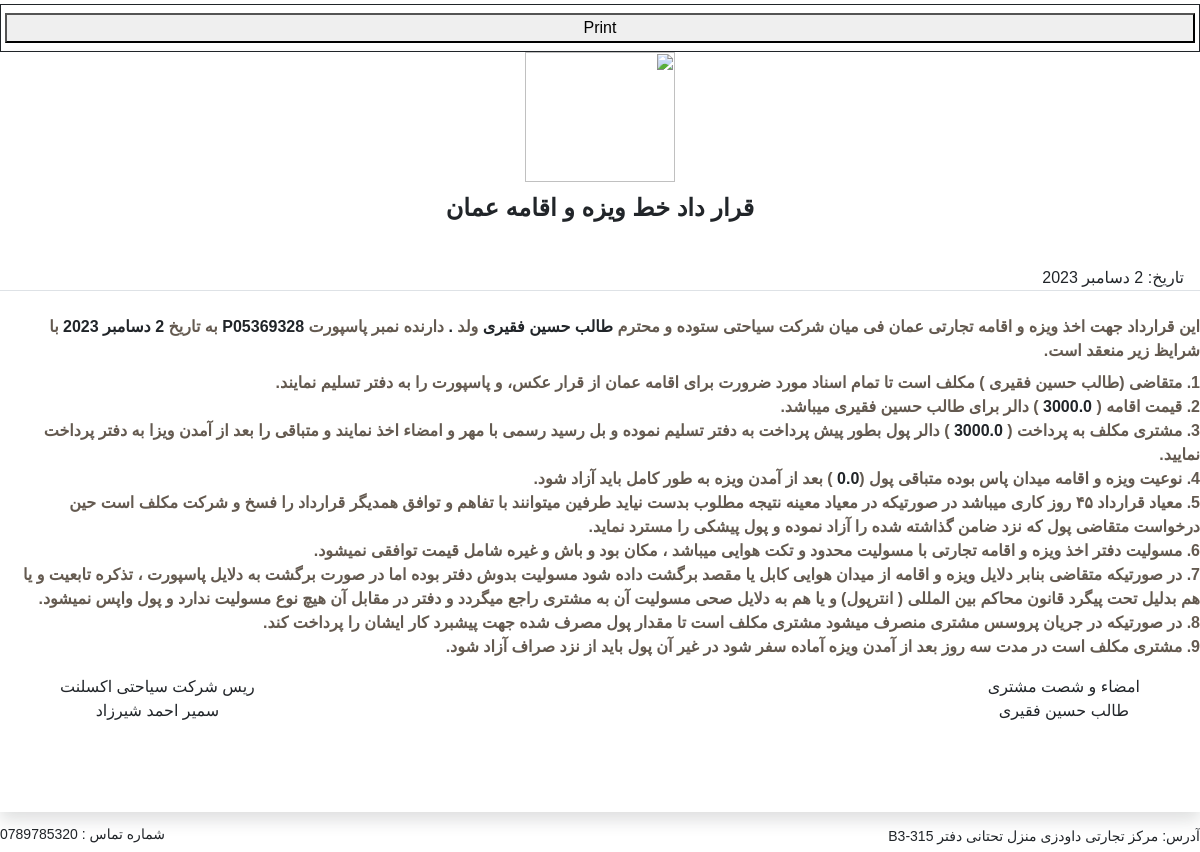
/printqararrdad/1/, run on the app's committed database.
### travel_tour/models.py (models this page shows, shortened)
class qararrdad(models.Model):
    name = models.CharField(max_length=50)
    fname = models.CharField(max_length=20)
    passport = models.CharField(max_length=20)
    price = models.FloatField(default='0')
    phone = models.CharField(max_length=12)
    date = models.DateField(auto_now_add=True)
    payed = models.FloatField(default=0)
    type = models.ForeignKey(qararrtype, on_delete=models.DO_NOTHING)
    active = models.BooleanField(default=True)
    done = models.BooleanField(default=False)

### travel_tour/views.py (the view)
# urls.py: path('printqararrdad/<int:qararr_id>/', printqararrdad, name='printqararrdad'),
def printqararrdad(request,qararr_id):
    qararr = mod.qararrdad.objects.get(id = qararr_id)
    baqi = qararr.price - qararr.payed
    return render(request, 'qararr/printqararrdad.html', {'qararr': qararr,'baqi':baqi})

### templates/qararr/printqararrdad.html (shortened to what this page needs)
{% load static %}
<!DOCTYPE html>
<html lang="en" dir="rtl">
<head class="no-print">
    {% include 'shared/_HeaderReferences.html' %}
</head>
<body>
{% block content %}
<div class="w-100 p-1 px-0">
   <div class="row m-0 py-2 px-1 border border-dark border-1 no-print" id="print-button">
        <button onclick="window.print()">Print</button>
   </div>
   <div class="row m-0 p-0 shadow print-content mb-1 pb-5" style="height: 95vh;">
    <div class="col-12 m-0  d-flex justify-content-center">
        <img src="/static/img/qararr.jpg" class="" style="width: 150px; height: 130px;"  alt="">
    </div>
    <p class="text-dark p-0  text-start fs-4 fw-bold text-center pb-4 p-2">قرار داد خط ویزه  و اقامه عمان</p>
    <p class="text-dark p-0  text-start fs-6 px-3 border-bottom ">تاریخ: {{qararr.date}}</p>
   <p class="m-0 p-0 mb-2 mt-2 fw-bold"style='color: rgb(100,90,80);'>
    این قرارداد جهت اخذ ویزه و اقامه تجارتی عمان فی میان شرکت سیاحتی ستوده و محترم
   <span class="text-dark">{{qararr.name}}</span>
ولد <span class="text-dark">{{qararr.fname}}</span>
دارنده نمبر پاسپورت <span class="text-dark">{{qararr.passport}}</span>
به تاریخ <span class="text-dark">{{qararr.date}} </span> با شرایظ زیر منعقد است.     </p>
<p class="fw-bold m-0 p-0" style="color: rgb(100, 90, 80);">
  1. متقاضی ({{qararr.name}} ) مکلف است تا تمام اسناد مورد ضرورت برای اقامه عمان از قرار عکس،  و پاسپورت را به دفتر تسلیم نمایند.
</p>
<p class="fw-bold p-0 m-0" style="color: rgb(100, 90, 80);">
    2.	قیمت اقامه ( <span class="text-dark">{{qararr.price}}</span> ) دالر برای {{qararr.name }} میباشد.
</p>
{% if qararr.payed == 0 %}
<p class="fw-bold p-0 m-0" style="color: rgb(100, 90, 80);">
    3.	مشتری مکلف به پرداخت ( <span class="text-dark">{{qararr.payed}} </span> ) فیصد پول بطور پیش پرداخت به دفتر تسلیم نموده و بل رسید رسمی با مهر و امضاء اخذ نمایند و متباقی در صراف و یا نزد شخص سوم به امانت گذاشته میشود.
</p>
{% else %}
<p class="fw-bold p-0 m-0" style="color: rgb(100, 90, 80);">
    3.	مشتری مکلف به پرداخت ( <span class="text-dark">{{qararr.payed}} </span> ) دالر پول بطور پیش پرداخت به دفتر تسلیم نموده و بل رسید رسمی با مهر و امضاء اخذ نمایند و متباقی را بعد از آمدن ویزا به دفتر پرداخت نمایید.
</p>
{% endif %}
<p class="fw-bold p-0 m-0" style="color: rgb(100, 90, 80);">
  4. نوعیت ویزه و اقامه میدان پاس بوده متباقی پول (<span class="text-dark">{{baqi}} </span>) بعد از آمدن ویزه به طور کامل باید آزاد شود.
</p>
<p class="fw-bold p-0 m-0" style="color: rgb(100, 90, 80);">
    5.	معیاد قرارداد ۴۵ روز کاری میباشد در صورتیکه در معیاد معینه نتیجه مطلوب بدست نیاید طرفین میتوانند با تفاهم و توافق همدیگر قرارداد را فسخ و شرکت مکلف است حین درخواست متقاضی پول که نزد ضامن گذاشته شده را آزاد نموده و پول پیشکی را مسترد نماید.
</p>
<p class="fw-bold m-0 p-0" style="color: rgb(100, 90, 80);">
    6.	مسولیت دفتر اخذ ویزه و اقامه تجارتی با مسولیت محدود و تکت هوایی میباشد ، مکان بود و باش و غیره شامل قیمت توافقی نمیشود.
</p>
<p class="fw-bold m-0 p-0" style="color: rgb(100, 90, 80);">
    7.	در صورتیکه متقاضی بنابر دلایل ویزه و اقامه از میدان هوایی کابل یا مقصد برگشت داده شود مسولیت بدوش دفتر بوده اما در صورت برگشت به دلایل پاسپورت ، تذکره تابعیت و یا هم بدلیل تحت پیگرد قانون محاکم بین المللی ( انترپول) و یا هم به دلایل صحی مسولیت آن به مشتری راجع میگردد و دفتر در مقابل آن هیچ نوع مسولیت ندارد و پول واپس نمیشود.
 </p>
<p class="fw-bold m-0 p-0" style="color: rgb(100, 90, 80);">
    8.	در صورتیکه در جریان پروسس مشتری منصرف میشود مشتری مکلف است تا مقدار پول مصرف شده جهت پیشبرد کار ایشان را پرداخت کند.
</p>
<p class="fw-bold m-0 p-0" style="color: rgb(100, 90, 80);">
    9.	مشتری مکلف است در مدت سه روز بعد از آمدن ویزه آماده سفر شود در غیر آن پول باید از نزد صراف
    آزاد شود.
</p>
<div class="pb-5 mb-5 mt-3">
  <p class="float-end px-5 text-center">ریس شرکت سیاحتی اکسلنت <br>
    سمیر احمد شیرزاد</p>
    <p class="float-start text-center px-5">امضاء و شصت مشتری <br>
    {{qararr.name}}</p>
</div>
</div>
<div class="pt-2">
<small><span class="text-dark ">آدرس: مرکز تجارتی داودزی منزل تحتانی دفتر  B3-315</span></small>
<small dir="rtl"><span class="float-end">
     شماره تماس : 0789785320
</span></small>
</div>
{% endblock %}
</body>
</html>

### static/CSS/style.css (style rules this page uses)
* { font-family: Arial, Helvetica, sans-serif; }

### data on the page
qararrdad: date "2 دسامبر 2023", name "طالب حسین فقیری", fname ".", passport "P05369328", price "3000.0", payed "3000.0"

### other printed values
{{ baqi }} "0.0"
